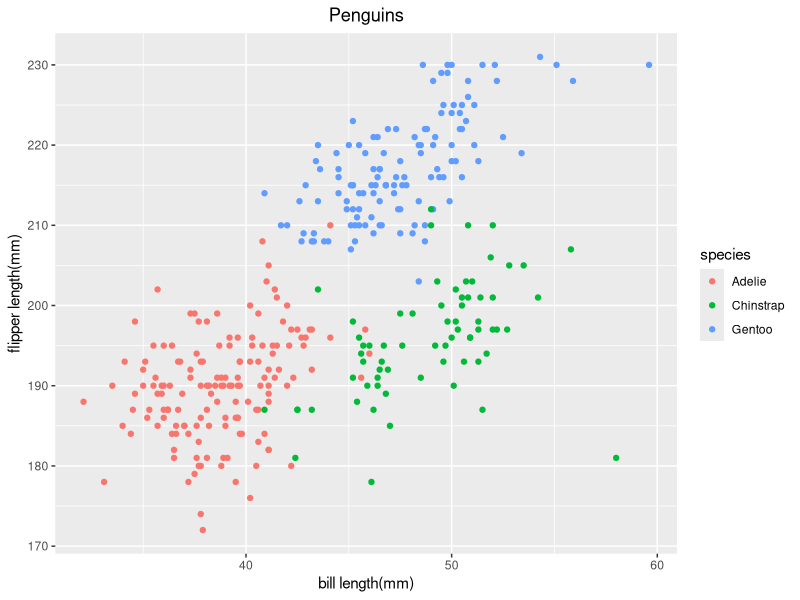
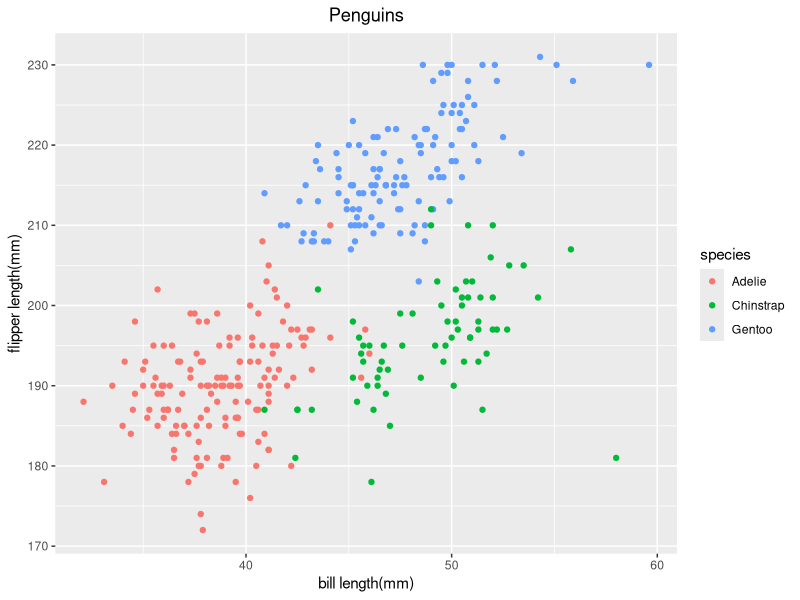

Reproduce these figures in R, in order.
## ---- chunk 1
library(tidyverse)

## ---- chunk 2
set.seed(97)
## ---- chunk 3

df_1 = tibble(
  vec_norm = rnorm(10),
  vec_logical = vec_norm > 0,
  vec_char = rep("char", each = 10),
  vec_factor = factor(sample(c("low", "mid", "high"), 
                             size = 10, replace = TRUE))
)

df_1

#Try to apply mean() to each variable:
mean(df_1 $ vec_norm)
mean(df_1 $ vec_logical)
mean(df_1 $ vec_char)
mean(df_1 $ vec_factor)
## ---- chunk 4
logi_ = df_1$vec_logical
norm_ = df_1$vec_norm

as.numeric(logi_) * (norm_)
as.factor(logi_) * (norm_)
as.numeric(as.factor(logi_)) * (norm_)

## ---- chunk 5
data("penguins", package = "palmerpenguins")
summary(penguins)

## ---- chunk 6
plot_df = tibble(
  x = penguins$bill_length_mm,
  y = penguins$flipper_length_mm
)

species = penguins$species

ggplot(plot_df, aes(x = x, y = y, color = species)) +
  geom_point() +
  xlab("bill length(mm)") +
  ylab("flipper length(mm)") +
  ggtitle("Penguins") +
  theme(plot.title = element_text(hjust = 0.5))

## ---- chunk 7

ggsave(file = "penguins_plot.png", width = 6, height = 6, type = "cairo", dpi = 300)
